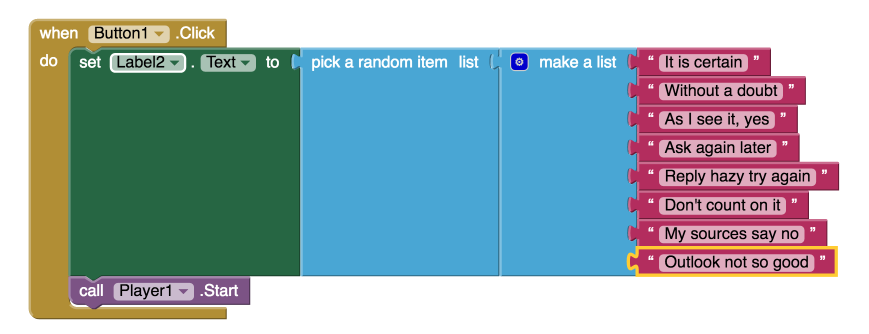
#> input picture lessons/magic-8-ball/media/finalblocks.png, 1738 x 668 px, found by its file name (shown at 1/2 size)
$ python crops.py
#> lines starting #> are read from the running program, lines starting #| are printed output that depends on the picture
# -*- coding: utf-8 -*-
"""Cut individual App Inventor blocks out of the original tutorial screenshots."""
from PIL import Image
import os

T, O = "tutorial", "tutorial/crop"
os.makedirs(O, exist_ok=True)

CROPS = {
    # name: (source, (l, t, r, b))
    "blk_when_click":    ("finalblocks.png",  (58, 26, 472, 98)),
    "blk_set_text":      ("finalblocks.png",  (136, 96, 618, 160)),
    "blk_pick_random":   ("finalblocks.png",  (598, 98, 1002, 158)),
    "blk_make_list":     ("finalblocks.png",  (1000, 98, 1272, 158)),
    "blk_text_filled":   ("finalblocks.png",  (1268, 98, 1534, 158)),
    "blk_call_start":    ("finalblocks.png",  (136, 550, 508, 616)),
    "blk_list_drawer":   ("Listdrawer.png",   (520, 175, 910, 432)),
    "blk_predictions":   ("finalblocks.png",  (1252, 88, 1706, 568)),
    "blk_list_items":    ("finalblocks.png",  (996, 88, 1706, 215)),
    "blk_pick_palette":  ("Listdrawer.png",   (497, 933, 1002, 1018)),
    "prog_part1_view":   ("Listdrawer.png",   (1400, 388, 2362, 602)),
    "blk_set_bgcolor":   ("Label2.Text.png",  (552, 306, 1215, 382)),
    "blk_set_text2":     ("Label2.Text.png",  (552, 1180, 1020, 1258)),
    "blk_get_label2text":("Label2.Text.png",  (528, 1096, 870, 1162)),
    "dropdown_menu":     ("Label2.Text.png",  (1688, 528, 2192, 1018)),
    "blk_when_shaking":  ("shaking.png",      (60, 58, 738, 132)),
}


def run(verbose=True):
#> called with verbose = True
    made = {}
    for name, (src, box) in CROPS.items():
        p = os.path.join(T, src)
        if not os.path.exists(p):
            continue
        im = Image.open(p).convert("RGBA")
        l, t, r, b = box
        r, b = min(r, im.width), min(b, im.height)
#> r = 472; b = 98
        out = os.path.join(O, name + ".png")
        im.crop((l, t, r, b)).save(out)
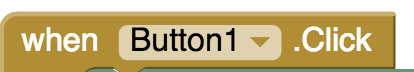
#> saved as blk_when_click.png: PIL image 414x72 RGBA; mean R, G, B, A 196.1, 177.7, 126.5, 255
        made[name] = out
        if verbose:
            print("%-20s %-20s %sx%s" % (name, src, r - l, b - t))
#| blk_when_click       finalblocks.png      414x72
    return made


if __name__ == "__main__":
    m = run()
#> m = 16 items
    from PIL import ImageDraw
    ims = [(n, Image.open(p).convert("RGB")) for n, p in m.items()]
#> ims = 16 items
    ims = [(n, (i.resize((900, int(i.height * 900 / i.width)), Image.LANCZOS)
                if i.width > 900 else i)) for n, i in ims]
    W = max(i.width for _, i in ims) + 24
#> W = 924
    H = sum(i.height + 26 for _, i in ims) + 20
#> H = 2751
    c = Image.new("RGB", (W, H), (250, 250, 250)); d = ImageDraw.Draw(c); y = 8
#> after `c = Image.new('RGB', (W, H), (250, 250, 250))`: c: PIL image 924x2751 RGB; every value is 250
    for n, i in ims:
        d.text((10, y), n, fill=(190, 0, 80)); y += 14
        c.paste(i, (12, y)); y += i.height + 12
#> this loop made 16 passes
#> (n, y) on passes 1 to 12: ('blk_when_click', 106), ('blk_set_text', 196), ('blk_pick_random', 282), ('blk_make_list', 368), ('blk_text_filled', 454), ('blk_call_start', 546), ('blk_list_drawer', 829), ('blk_predictions', 1335), ('blk_list_items', 1488), ('blk_pick_palette', 1599), ('prog_part1_view', 1825), ('blk_set_bgcolor', 1927)
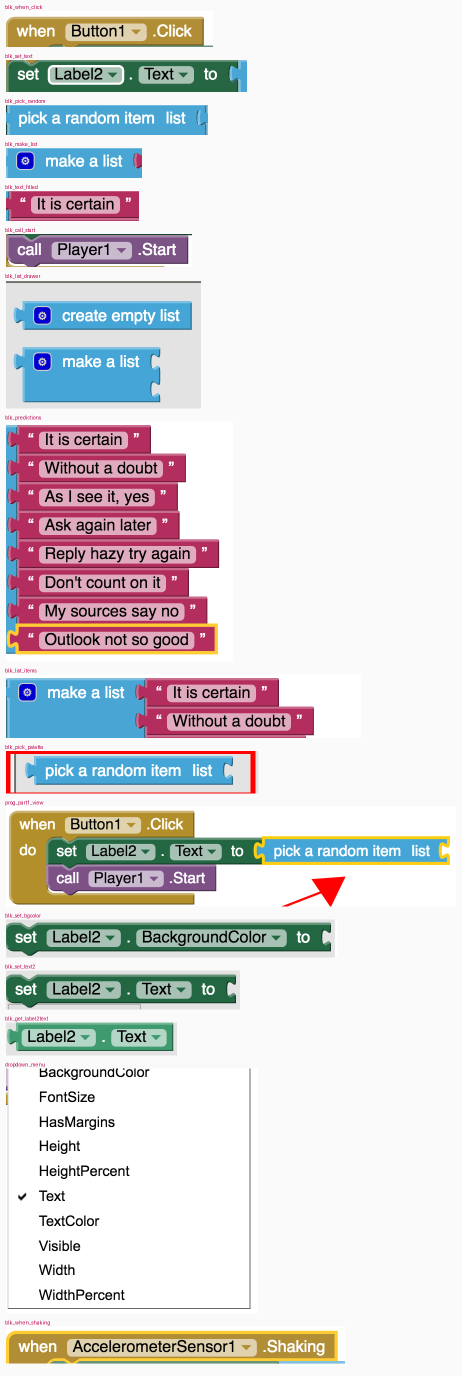
#> c: PIL image 924x2751 RGB (shown at 1/2 size); mean R, G, B 219.5, 217.4, 218.5
#> after the loop, y = 2739
    c.save("tutorial/crop/sheet.jpg", quality=88); print(c.size)
#| (924, 2751)


def derived():
    """Images assembled from the original screenshots."""
    fb = Image.open(os.path.join(T, "finalblocks.png")).convert("RGBA")
    # the part-one program = the event block's header row stacked straight onto
    # its closing row, taken from the real part-two screenshot
    header = fb.crop((54, 28, 462, 92))        # when Button1.Click
    wall   = fb.crop((54, 300, 140, 400))       # gold left wall of the C
    bar_t  = fb.crop((54, 80, 462, 91))         # clean gold band, both borders
    bar_b  = fb.crop((54, 618, 462, 648))       # the C's closing bar + corners
    call   = fb.crop((135, 552, 501, 618))      # call Player1.Start
    px = call.load()                            # let the C's gold show through
    for yy in range(call.height):               # the notch the green block left
        for xx in range(call.width):
            r, g, b, _ = px[xx, yy]
            if g > r + 25 and g > b + 15:
                px[xx, yy] = (r, g, b, 0)
    do     = fb.crop((74, 104, 126, 146))       # the "do" label
    pad = 9
    body_h = call.height + pad * 2
    W = max(header.width, 79 + call.width + 4)
    H = header.height + body_h + 10 + bar_b.height
    out = Image.new("RGBA", (W, H), (255, 255, 255, 0))
    out.paste(header, (0, 0))
    out.paste(wall.resize((wall.width, body_h), Image.LANCZOS), (0, header.height))
    out.paste(bar_t.resize((bar_t.width, 10), Image.LANCZOS),
              (0, header.height + body_h))
    out.paste(bar_b, (0, header.height + body_h + 10))
    out.paste(call, (79, header.height + pad))
    out.paste(do, (20, header.height + pad + (call.height - do.height) // 2))
    out.save(os.path.join(O, "prog_part1.png"))

    ball = Image.open(os.path.join(T, "8ball.png")).convert("RGBA")
    ball.resize((ball.width * 5, ball.height * 5), Image.LANCZOS).save(
        os.path.join(O, "8ball_big.png"))

    qr = Image.open(os.path.join(T, "Magic8BallBarcode.png")).convert("RGBA")
    qr.resize((qr.width * 4, qr.height * 4), Image.NEAREST).save(
        os.path.join(O, "barcode_big.png"))
    print("derived: prog_part1, 8ball_big, barcode_big")
